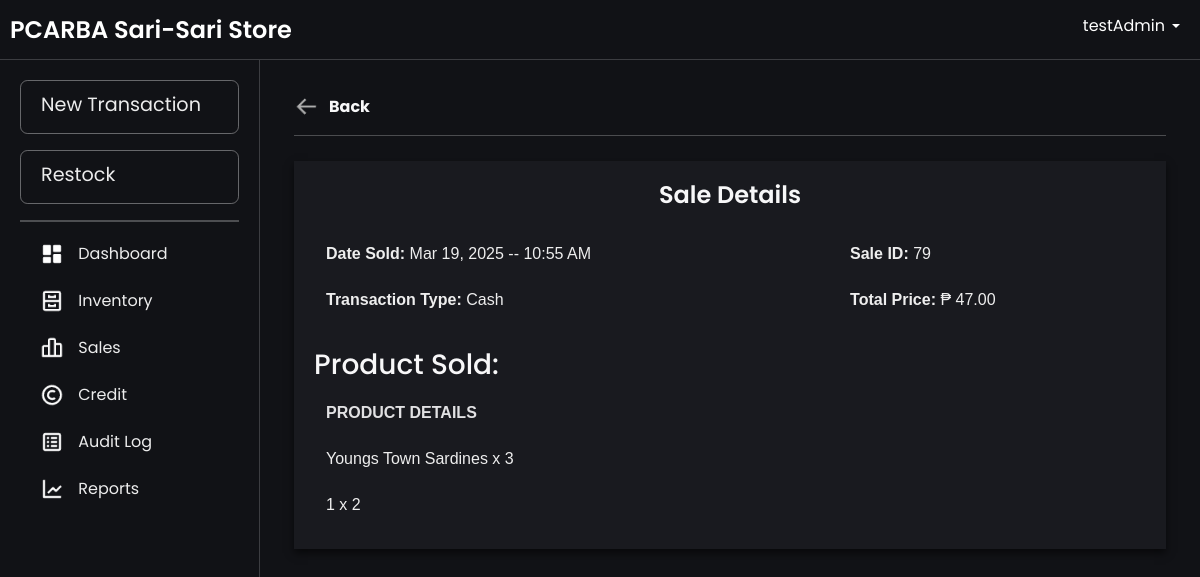
The app's page /sale_details.php?saleId=79 (signed in) with its own data.
### tables this page shows
CREATE TABLE `sales` (
  `saleId` int(11) NOT NULL AUTO_INCREMENT,
  `totalPrice` decimal(10,2) NOT NULL,
  `transactionType` enum('Cash','Credit') NOT NULL,
  `dateSold` timestamp NOT NULL DEFAULT current_timestamp(),
  `userId` int(11) NOT NULL,
  `creditorId` int(11) DEFAULT NULL,
  `creditId` int(11) DEFAULT NULL,
  PRIMARY KEY (`saleId`),
  KEY `users_sale` (`userId`),
  KEY `creditor_sale` (`creditorId`),
  KEY `credits_sales` (`creditId`),
  CONSTRAINT `creditor_sale` FOREIGN KEY (`creditorId`) REFERENCES `creditor` (`creditorId`),
  CONSTRAINT `credits_sales` FOREIGN KEY (`creditId`) REFERENCES `credits` (`creditId`),
  CONSTRAINT `users_sale` FOREIGN KEY (`userId`) REFERENCES `users` (`userId`)
);

CREATE TABLE `sale_item` (
  `sale_itemId` int(20) NOT NULL AUTO_INCREMENT,
  `quantity` int(11) NOT NULL,
  `price` decimal(10,2) NOT NULL,
  `subTotal` decimal(10,2) NOT NULL,
  `saleId` int(11) DEFAULT NULL,
  `creditId` int(11) DEFAULT NULL,
  `batchId` int(11) NOT NULL,
  `productId` int(11) NOT NULL,
  PRIMARY KEY (`sale_itemId`),
  KEY `sale_sale_item` (`saleId`),
  KEY `credits_sale_item` (`creditId`),
  KEY `batchItem_sale_item` (`batchId`),
  KEY `products_sale_item` (`productId`),
  CONSTRAINT `credits_sale_item` FOREIGN KEY (`creditId`) REFERENCES `credits` (`creditId`) ON DELETE CASCADE,
  CONSTRAINT `products_sale_item` FOREIGN KEY (`productId`) REFERENCES `products` (`productId`),
  CONSTRAINT `sale_sale_item` FOREIGN KEY (`saleId`) REFERENCES `sales` (`saleId`) ON DELETE CASCADE
);

CREATE TABLE `products` (
  `productId` int(11) NOT NULL AUTO_INCREMENT,
  `productName` varchar(100) NOT NULL,
  `productCategory` varchar(100) NOT NULL,
  `unitPrice` decimal(10,2) NOT NULL,
  `categoryId` int(11) NOT NULL,
  `unit` enum('pcs','kg','L','pack','mL','doz','m') NOT NULL DEFAULT 'pcs',
  `imagePath` varchar(255) DEFAULT NULL,
  PRIMARY KEY (`productId`),
  KEY `categories_products` (`categoryId`),
  CONSTRAINT `categories_products` FOREIGN KEY (`categoryId`) REFERENCES `categories` (`categoryId`)
);

### sale_details.php (the view, shortened to what this page needs)
<?php
include 'db.php';
$saleId = $_GET['saleId'];
$query = "SELECT s.saleId, s.dateSold, s.transactionType, s.totalPrice,
                 p.productName, si.quantity, si.subTotal
          FROM sales s
          JOIN sale_item si ON s.saleId = si.saleId
          JOIN products p ON si.productId = p.productId
          WHERE s.saleId = ?";
$stmt = $conn->prepare($query);
$stmt->bind_param("i", $saleId);
$stmt->execute();
$result = $stmt->get_result();
$saleDetails = $result->fetch_all(MYSQLI_ASSOC);
$dateSold = !empty($saleDetails[0]['dateSold']) ? date("M d, Y -- g:i A", strtotime($saleDetails[0]['dateSold'])) : 'N/A';
?>
<!DOCTYPE html>
<html lang="en">
<head>
    <link rel="stylesheet" href="css/bootstrap.min.css">
    <link rel="stylesheet" href="css/layer1.css">
</head>
<body>
    <?php include 'navbar.php'; ?>
    <div class="main-content fade-in">
        <div class="form-container">
            <a href="#" class="btn-back-wrapper" id="back-button">
                <img src="images/back.png" alt="Another Image" class="btn-back" id="another-image">
                <b><span>Back</span></b>
            </a>
            <hr>
            <div class="table-wrapper">
                <h1 align="center">Sale Details</h1>
                <table>
                    <tr>
                        <td><strong>Date Sold:</strong> <?php echo htmlspecialchars($dateSold); ?></td>
                        <td><strong>Sale ID:</strong> <?php echo htmlspecialchars($saleDetails[0]['saleId']); ?></td>
                    </tr>
                    <tr>
                        <td>
                            <strong>Transaction Type:</strong> <?php echo htmlspecialchars($saleDetails[0]['transactionType']); ?>
                        </td>
                        <td>
                            <strong>Total Price: </strong> ₱ <?php echo htmlspecialchars($saleDetails[0]['totalPrice']); ?>
                        </td>
                    </tr>
                </table>
                <br>
                <h3>Product Sold:</h3>
                <table>
                    <thead>
                        <tr>
                            <th>Product Details</th>
                        </tr>
                    </thead>
                    <tbody>
                        <?php foreach ($saleDetails as $item) { ?>
                            <tr>
                                <td><?php echo htmlspecialchars($item['productName']); ?> x <?php echo htmlspecialchars($item['quantity']); ?></td>
                            </tr>
                        <?php } ?>
                    </tbody>
                </table>
            </div>
        </div>
    </div>
</body>
</html>

### css/layer1.css (style rules this page uses)
.fade-in { animation: fadeInAnimation ease .1s; -webkit-animation: fadeInAnimation ease 1s; -moz-animation: fadeInAnimation ease 1s; -o-animation: fadeInAnimation ease 1s; -ms-animation: fadeInAnimation ease 1s; }
body { background-color: rgb(17, 18, 22); font-family: "Poppins", serif; color: white; }

### sale_details.php (style rules this page uses)
.form-container { background-color: transparent; padding: 10px; align-content: center; }
.form-container h1 { font-size: 24px; font-weight: 600; margin-bottom: 20px; color: #f7f7f8; text-align: center; }
.main-content { background-color: transparent; padding: 20px; color: #f7f7f8; width: 100%; }
.main-content h1, .main-content h3 { color: #f7f7f8; }
.table-wrapper { background-color: #191a1f; width: 100%; margin: 25px auto; position: relative; padding: 20px; box-shadow: 0 4px 8px rgba(0, 0, 0, 0.58); }
table { font-family: Arial, Helvetica, sans-serif; width: 100%; border-collapse: collapse; }
table thead { position: sticky; top: 0; z-index: 10; background-color: transparent; }
table th { padding: 10px; background-color: transparent; color: rgba(247, 247, 248, 0.9); font-weight: bold; text-transform: uppercase; font-size: 1rem; border: 2px solid transparent; }
table td { padding: 10px; font-size: 1rem; color: #eee; border: 2px solid transparent; }
table tr { background-color: transparent; }
.btn-back-wrapper { display: flex; align-items: center; text-decoration: none; color: #f7f7f8; cursor: pointer; }
.btn-back-wrapper span { margin-left: 10px; font-size: 16px; }
.btn-back-wrapper img { width: 25px; height: 25px; }

### navbar.php (style rules this page uses)
html, body { margin: 0; padding: 0; width: 100%; height: 100%; overflow-x: hidden; }
body { display: grid; grid-template-rows: 60px 1fr; grid-template-columns: 260px 1fr; height: 100vh; overflow: hidden; margin: 0; }
.main-content { grid-row: 2 / -1; grid-column: 2 / -1; padding: 24px 24px; overflow-y: auto; transition: margin-left 0.3s; margin: 0; }

### records on screen
sales: dateSold "Mar 19, 2025 -- 10:55 AM", saleId "79", transactionType "Cash", totalPrice "47.00"
sale_item: productId.productName "Youngs Town Sardines", quantity "3"
sale_item: productId.productName "1", quantity "2"

### other values on screen
$_SESSION['username'] "testAdmin"
